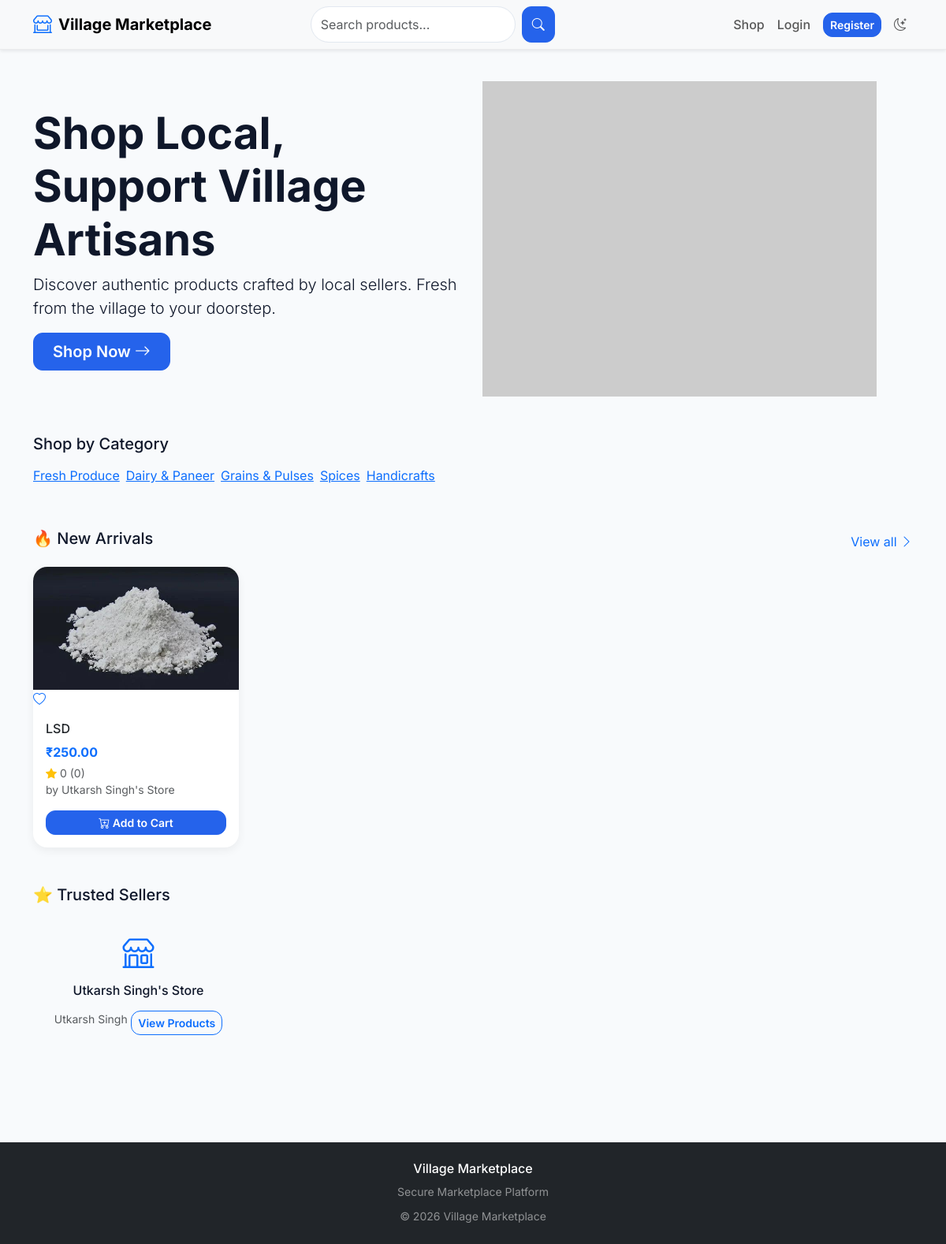
Before: / with the older database file.
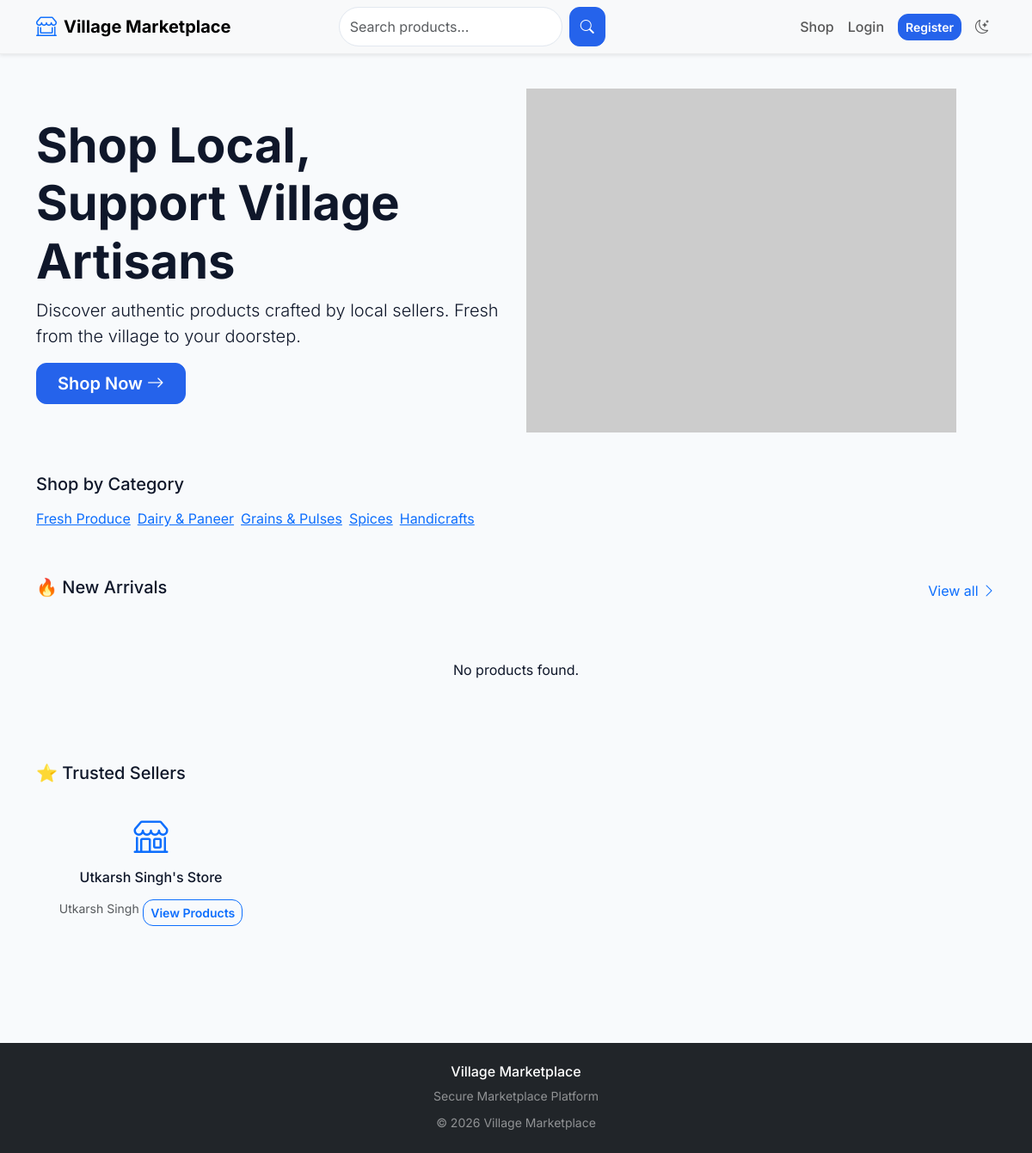
After: the same page with the newer database file.
### models/product.py (models this page shows, shortened)
class Category(db.Model):
    __tablename__ = 'categories'
    id = db.Column(db.Integer, primary_key=True)
    name = db.Column(db.String(50), unique=True, nullable=False)
    slug = db.Column(db.String(50), unique=True, nullable=False)
    description = db.Column(db.Text)
    image = db.Column(db.String(200))
    is_active = db.Column(db.Boolean, default=True)
    created_at = db.Column(db.DateTime, default=datetime.utcnow)
    products = db.relationship('Product', backref='category', lazy='dynamic')

class Product(db.Model):
    __tablename__ = 'products'
    id = db.Column(db.Integer, primary_key=True)
    seller_id = db.Column(db.Integer, db.ForeignKey(
        'sellers.id'), nullable=False)
    category_id = db.Column(db.Integer, db.ForeignKey(
        'categories.id'), nullable=False)
    name = db.Column(db.String(200), nullable=False)
    description = db.Column(db.Text, nullable=False)
    price = db.Column(db.Float, nullable=False)
    stock = db.Column(db.Integer, default=0)
    images = db.Column(db.String(500))  # Comma-separated image paths
    rating = db.Column(db.Float, default=0.0)
    total_reviews = db.Column(db.Integer, default=0)
    status = db.Column(db.String(20), default='pending')
    created_at = db.Column(db.DateTime, default=datetime.utcnow)
    updated_at = db.Column(
        db.DateTime, default=datetime.utcnow, onupdate=datetime.utcnow)
    order_items = db.relationship(
        'OrderItem', backref='product', lazy='dynamic')
    reviews = db.relationship('Review', backref='product', lazy='dynamic')
    cart_items = db.relationship('Cart', backref='product', lazy='dynamic')
    wishlist_items = db.relationship(
        'Wishlist', backref='product', lazy='dynamic')

### models/user.py (models this page shows, shortened)
class Seller(db.Model):
    __tablename__ = 'sellers'
    id = db.Column(db.Integer, primary_key=True)
    user_id = db.Column(db.Integer, db.ForeignKey(
        'users.id'), unique=True, nullable=False)
    store_name = db.Column(db.String(100))
    store_description = db.Column(db.Text)
    store_logo = db.Column(db.String(200))
    is_approved = db.Column(db.Boolean, default=False)
    total_sales = db.Column(db.Integer, default=0)
    total_revenue = db.Column(db.Float, default=0.0)
    created_at = db.Column(db.DateTime, default=datetime.utcnow)
    products = db.relationship('Product', backref='seller', lazy='dynamic')
    wallet = db.relationship('Wallet', backref='seller',
                             uselist=False, cascade='all, delete-orphan')
    withdrawals = db.relationship(
        'Withdrawal', backref='seller', lazy='dynamic')

class User(UserMixin, db.Model):
    __tablename__ = 'users'
    id = db.Column(db.Integer, primary_key=True)
    name = db.Column(db.String(100), nullable=False)
    email = db.Column(db.String(120), unique=True, nullable=False)
    mobile = db.Column(db.String(20), unique=True, nullable=False)
    password_hash = db.Column(db.String(200), nullable=False)
    role = db.Column(db.String(20), nullable=False,
                     default='customer')  # admin, seller, customer
    is_active = db.Column(db.Boolean, default=False)  # email verified
    is_suspended = db.Column(db.Boolean, default=False)
    created_at = db.Column(db.DateTime, default=datetime.utcnow)
    updated_at = db.Column(
        db.DateTime, default=datetime.utcnow, onupdate=datetime.utcnow)
    customer_profile = db.relationship(
        'Customer', backref='user', uselist=False, cascade='all, delete-orphan')
    seller_profile = db.relationship(
        'Seller', backref='user', uselist=False, cascade='all, delete-orphan')
    notifications = db.relationship(
        'Notification', backref='user', lazy='dynamic')
    audit_logs = db.relationship('AuditLog', backref='user', lazy='dynamic')

### routes/main.py (the view)
@main_bp.route('/')
def index():
    page = request.args.get('page', 1, type=int)
    per_page = 12
    products = Product.query.filter_by(status='approved').filter(
        Product.stock > 0).order_by(Product.created_at.desc())
    pagination = products.paginate(
        page=page, per_page=per_page, error_out=False)
    categories = Category.query.filter_by(is_active=True).limit(8).all()
    featured_sellers = Seller.query.filter_by(is_approved=True).limit(6).all()
    return render_template('main/index.html',
                           products=pagination.items,
                           pagination=pagination,
                           categories=categories,
                           featured_sellers=featured_sellers)

### templates/main/index.html (shortened to what this page needs)
{% extends "base.html" %}
{% block content %}
<div class="hero-banner mb-5">
    <div class="container">
        <div class="row align-items-center">
            <div class="col-md-6">
                <h1 class="display-4 fw-bold">Shop Local,<br>Support Village Artisans</h1>
                <p class="lead">Discover authentic products crafted by local sellers. Fresh from the village to your doorstep.</p>
                <a href="{{ url_for('main.products') }}" class="btn btn-primary btn-lg px-4">Shop Now <i class="bi bi-arrow-right"></i></a>
            </div>
            <div class="col-md-6 d-none d-md-block">
                <img src="{{ url_for('static', filename='images/hero-illustration.svg') }}" alt="Shopping" class="img-fluid" onerror="this.src='https://placehold.co/500x400?text=Marketplace'">
            </div>
        </div>
    </div>
</div>
<div class="container mb-5">
    <h5 class="mb-3">Shop by Category</h5>
    <div class="category-chips-wrapper">
        <div class="category-chips d-flex gap-2 overflow-auto pb-2">
            {% for cat in categories %}
            <a href="{{ url_for('main.products', category=cat.id) }}" class="chip">{{ cat.name }}</a>
            {% endfor %}
        </div>
    </div>
</div>
<div class="container mb-5">
    <div class="d-flex justify-content-between align-items-center mb-3">
        <h5>🔥 New Arrivals</h5>
        <a href="{{ url_for('main.products') }}" class="text-decoration-none">View all <i class="bi bi-chevron-right"></i></a>
    </div>
    <div class="row g-4">
        {% for product in products[:8] %}
        <div class="col-6 col-md-3">
            <div class="card product-card h-100 position-relative">
                <a href="{{ url_for('main.product_detail', product_id=product.id) }}">
                    <img src="{{ url_for('static', filename='uploads/products/' + (product.images.split(',')[0] if product.images else 'default.jpg')) }}" class="card-img-top" alt="{{ product.name }}" onerror="this.src='https://placehold.co/300x200?text=No+Image'">
                </a>
                <a href="{{ url_for('customer.add_to_wishlist', product_id=product.id) }}" class="wishlist-btn text-decoration-none" title="Add to wishlist">
                    <i class="bi bi-heart"></i>
                </a>
                <div class="card-body p-3">
                    <h6 class="card-title"><a href="{{ url_for('main.product_detail', product_id=product.id) }}" class="text-decoration-none text-dark">{{ product.name[:40] }}</a></h6>
                    <div class="d-flex justify-content-between align-items-center">
                        <span class="text-primary fw-bold">₹{{ "%.2f"|format(product.price) }}</span>
                    </div>
                    <div class="small text-muted mt-1">
                        <i class="bi bi-star-fill text-warning"></i> {{ product.rating or 0 }} ({{ product.total_reviews }})
                    </div>
                    <div class="small text-muted">by {{ product.seller.store_name }}</div>
                </div>
                <div class="card-footer bg-transparent border-0 pb-3 pt-0">
                    <form action="{{ url_for('customer.add_to_cart', product_id=product.id) }}" method="POST" class="d-grid">
                        <button type="submit" class="btn btn-sm btn-primary" {% if product.stock == 0 %}disabled{% endif %}>
                            <i class="bi bi-cart-plus"></i> Add to Cart
                        </button>
                    </form>
                </div>
            </div>
        </div>
        {% else %}
        <div class="col-12 text-center py-5">No products found.</div>
        {% endfor %}
    </div>
</div>
{% if featured_sellers %}
<div class="container mb-5">
    <h5 class="mb-3">⭐ Trusted Sellers</h5>
    <div class="row g-3">
        {% for seller in featured_sellers[:4] %}
        <div class="col-6 col-md-3">
            <div class="seller-card text-center p-3 rounded-3">
                <i class="bi bi-shop fs-1 text-primary"></i>
                <h6 class="mt-2">{{ seller.store_name }}</h6>
                <small class="text-muted">{{ seller.user.name }}</small>
                <a href="{{ url_for('main.products', seller=seller.id) }}" class="btn btn-sm btn-outline-primary mt-2">View Products</a>
            </div>
        </div>
        {% endfor %}
    </div>
</div>
{% endif %}
{% endblock %}

### templates/base.html (shortened to what this page needs)
<!DOCTYPE html><html lang="en" data-bs-theme="light">
<head>
<link href="https://cdn.jsdelivr.net/npm/bootstrap@5.3.0/dist/css/bootstrap.min.css" rel="stylesheet">
<link rel="stylesheet" href="https://cdn.jsdelivr.net/npm/bootstrap-icons@1.11.0/font/bootstrap-icons.css">
<link href="{{ url_for('static', filename='css/style.css') }}" rel="stylesheet">
</head><body><nav class="navbar navbar-expand-lg sticky-top bg-body-tertiary shadow-sm">
    <div class="container">    <a class="navbar-brand fw-bold d-flex align-items-center gap-2"
       href="{{ url_for('main.index') }}">
        <i class="bi bi-shop-window fs-4 text-primary"></i>
        <span>{{ config.SITE_NAME }}</span>
    </a>
    <div class="collapse navbar-collapse" id="navbarMain">
        <form class="d-flex mx-auto position-relative my-3 my-lg-0"
              role="search"
              action="{{ url_for('main.products') }}"
              method="GET">
            <input class="form-control me-2"
                   type="search"
                   name="search"
                   id="searchInput"
                   placeholder="Search products..."
                   autocomplete="off">
            <button class="btn btn-primary"
                    type="submit">
                <i class="bi bi-search"></i>
            </button>
        </form>
        <ul class="navbar-nav ms-auto align-items-lg-center">
            <li class="nav-item">
                <a class="nav-link"
                   href="{{ url_for('main.products') }}">
                    Shop
                </a>
            </li>
            {% if current_user.is_authenticated %}
                {% if current_user.role == 'customer' %}
                <li class="nav-item">
                    <a class="nav-link position-relative"
                       href="{{ url_for('customer.cart') }}">
                        <i class="bi bi-cart"></i>
                        Cart
                        <span class="cart-count-badge"
                              id="cartCount">
                            0
                        </span>
                    </a>
                </li>
                <li class="nav-item">
                    <a class="nav-link"
                       href="{{ url_for('customer.orders') }}">
                        Orders
                    </a>
                </li>
                <li class="nav-item">
                    <a class="nav-link"
                       href="{{ url_for('customer.wishlist') }}">
                        <i class="bi bi-heart"></i>
                        Wishlist
                    </a>
                </li>
                {% endif %}
                <li class="nav-item dropdown">
                    <a class="nav-link dropdown-toggle"
                       href="#"
                       role="button"
                       data-bs-toggle="dropdown">
                        <i class="bi bi-person-circle"></i>
                        {{ current_user.name }}
                    </a>
                    <ul class="dropdown-menu dropdown-menu-end">
                        {% if current_user.role == 'admin' %}
                        <li>
                            <a class="dropdown-item"
                               href="{{ url_for('admin.dashboard') }}">
                                <i class="bi bi-speedometer2"></i>
                                Admin Panel
                            </a>
                        </li>
                        {% elif current_user.role == 'seller' %}
                        <li>
                            <a class="dropdown-item"
                               href="{{ url_for('seller.dashboard') }}">
                                <i class="bi bi-bar-chart"></i>
                                Seller Dashboard
                            </a>
                        </li>
                        {% else %}
                        <li>
                            <a class="dropdown-item"
                               href="{{ url_for('customer.dashboard') }}">
                                My Account
                            </a>
                        </li>
                        <li>
                            <a class="dropdown-item"
                               href="{{ url_for('customer.profile') }}">
                                Profile
                            </a>
                        </li>
                        {% endif %}
                        <li><hr class="dropdown-divider"></li>
                        <li>
                            <a class="dropdown-item"
                               href="{{ url_for('auth.logout') }}">
                                <i class="bi bi-box-arrow-right"></i>
                                Logout
                            </a>
                        </li>
                    </ul>
                </li>
            {% else %}
                <li class="nav-item">
                    <a class="nav-link"
                       href="{{ url_for('auth.login') }}">
                        Login
                    </a>
                </li>
                <li class="nav-item ms-lg-2">
                    <a class="btn btn-primary btn-sm"
                       href="{{ url_for('auth.register') }}">
                        Register
                    </a>
                </li>
            {% endif %}
            <li class="nav-item ms-lg-2">
                <button class="btn btn-link nav-link"
                        id="darkModeToggle">
                    <i class="bi bi-moon-stars"></i>
                </button>
            </li>
        </ul>
    </div>
</div>
</nav><main class="py-4">{% block content %}{% endblock %}
</main><footer class="bg-dark text-white mt-5 py-4"><div class="container text-center">
    <h6 class="mb-2">
        {{ config.SITE_NAME }}
    </h6>
    <p class="small text-white-50 mb-2">
        Secure Marketplace Platform
    </p>
    <small class="text-white-50">
        © 2026 {{ config.SITE_NAME }}
    </small>
</div>
</footer><script src="https://cdn.jsdelivr.net/npm/bootstrap@5.3.0/dist/js/bootstrap.bundle.min.js"></script><script src="{{ url_for('static', filename='js/main.js') }}"></script>{% block scripts %}{% endblock %}
</body>
</html>

### static/css/style.css (style rules this page uses)
:root { --primary:#2563eb; --primary-hover:#1d4ed8; --success:#16a34a; --danger:#dc2626; --warning:#f59e0b; --bg:#f8fafc; --card:#ffffff; --text:#0f172a; --border:#e2e8f0; --shadow-sm:0 4px 12px rgba(0,0,0,.06); --shadow-md:0 10px 30px rgba(0,0,0,.08); --shadow-lg:0 20px 40px rgba(0,0,0,.12); --transition-speed:.3s; }
html { scroll-behavior:smooth; }
body { font-family:'Inter','Segoe UI',sans-serif; background:var(--bg); color:var(--text); transition:background-color var(--transition-speed), color var(--transition-speed); }
.navbar { backdrop-filter:blur(14px); border-bottom:1px solid rgba(0,0,0,.05); }
.navbar-brand { font-weight:700; }
.nav-link { font-weight:500; }
#searchInput { border-radius:50px; }
.form-control, .form-select { min-height:46px; border-radius:12px; border:1px solid var(--border); }
button, .btn { transition:all .2s ease; }
.btn { border-radius:12px; font-weight:600; }
.btn-primary { background:var(--primary); border-color:var(--primary); }
footer { margin-top:auto; }

Changed rows visible on the page:
removed Product: images (picture), name "LSD", price "250.00", rating "0", total_reviews "0", seller.store_name "Utkarsh Singh's Store"
Other visible differences:
text now shown: "No products found."
